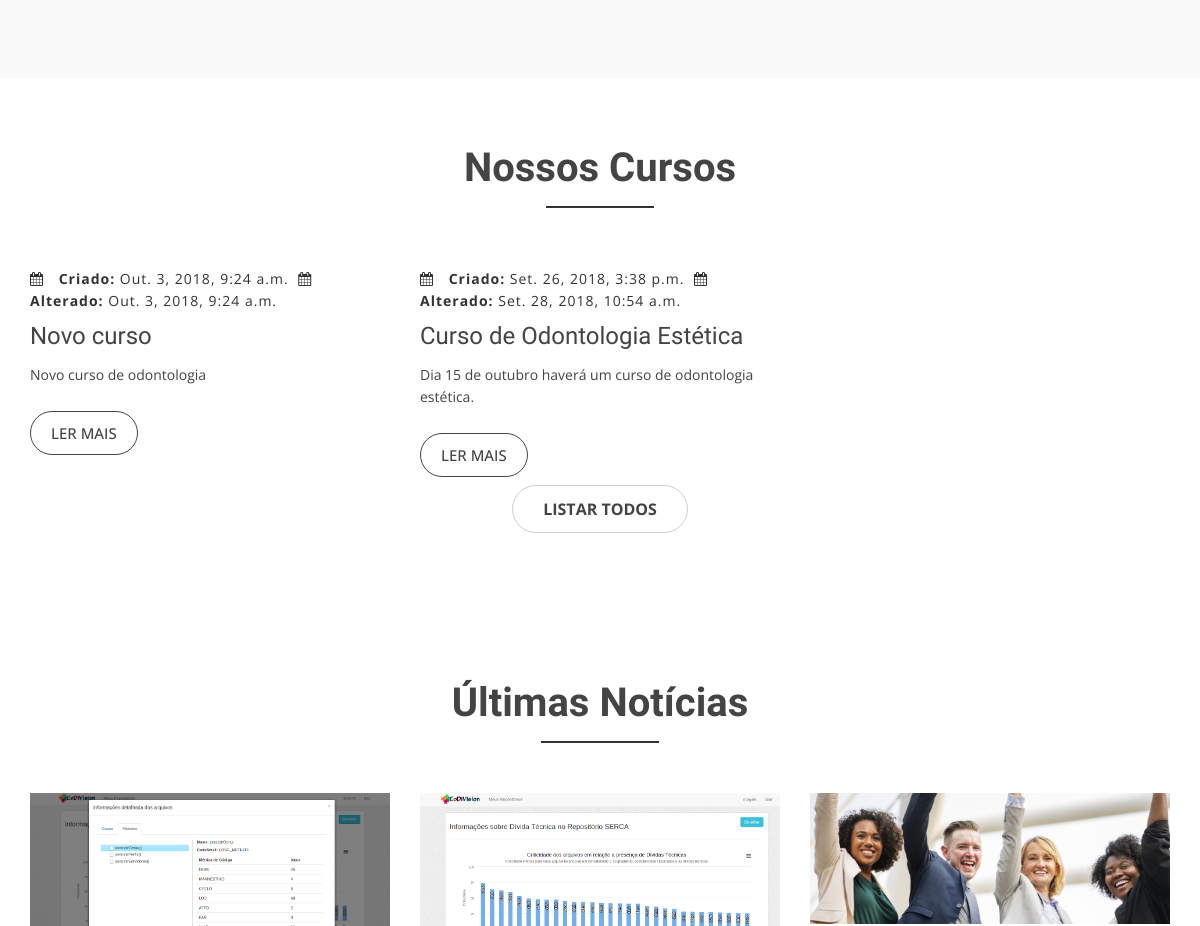
/ (middle part), run on an earlier commit of the app's database.
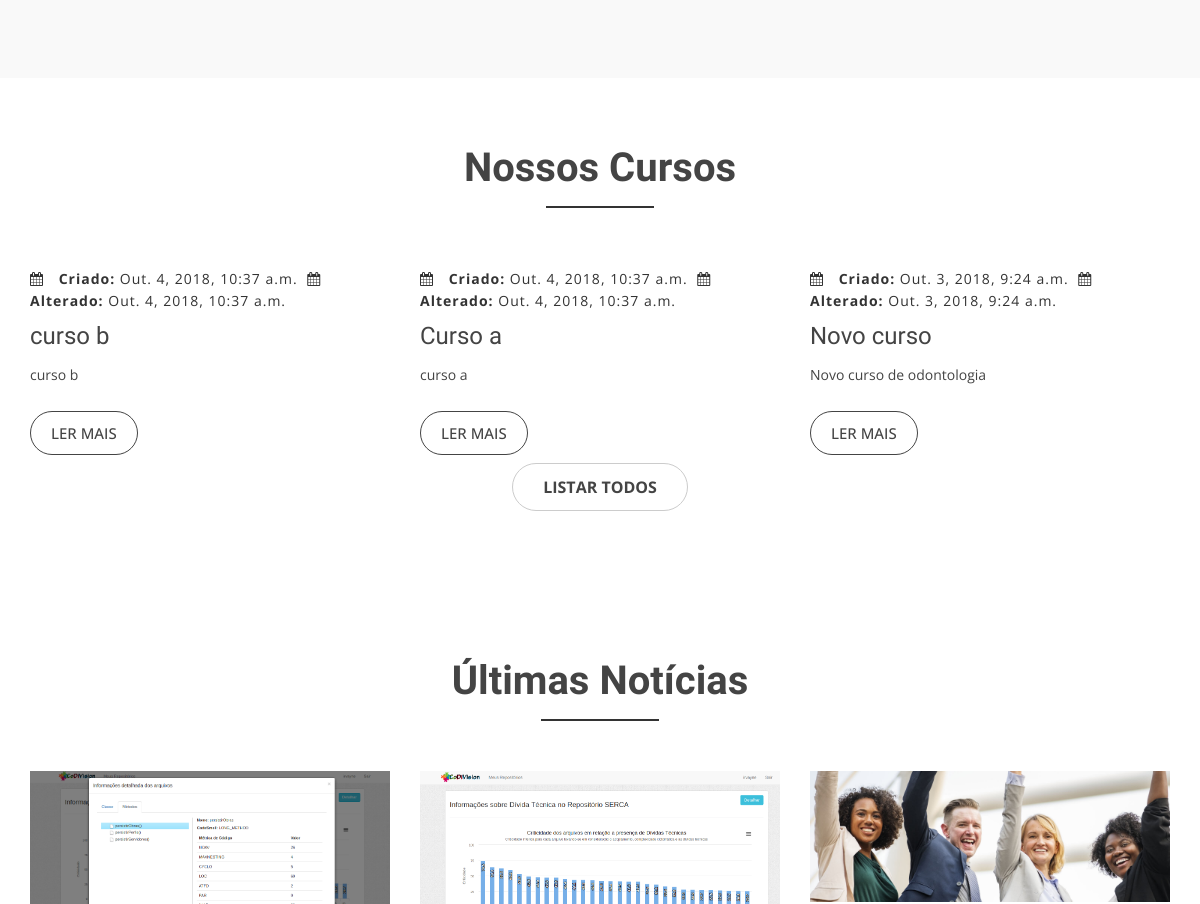
And on a later commit of the database.
### core/models.py (models this page shows)
class Curso(models.Model):
	nome = models.CharField(max_length=1000)
	descricao = models.CharField(max_length=1000)
	conteudo = models.CharField(max_length=1000)
	criado = models.DateTimeField(auto_now_add=True)
	modificado = models.DateTimeField(auto_now=True)

class Noticia(models.Model):
	titulo = models.CharField(max_length=1000)
	subtitulo = models.CharField(max_length=1000)
	conteudo = models.CharField(max_length=40000)
	criado = models.DateTimeField(auto_now_add=True)
	modificado = models.DateTimeField(auto_now=True)
	imagem = models.ImageField(upload_to='imagens/', blank=True, null=True)

### front/views.py (the view)
# urls.py: path('', views.index, name='index'),
def index(request):
	noticias = Noticia.objects.all()
	cursos = Curso.objects.all()
	if len(noticias) >= 3:
		ultimas_noticias = noticias[len(noticias) - 3 : len(noticias)]
	elif len(noticias) >= 2:
		ultimas_noticias = noticias[len(noticias) - 2 : len(noticias)]
	else:
		ultimas_noticias = noticias
	if len(cursos) >= 3:
		ultimos_cursos = cursos[len(cursos) - 3 : len(cursos)]
	elif len(cursos) >= 2:
		ultimos_cursos = cursos[len(cursos) - 2 : len(cursos)]
	else:
		ultimos_cursos = cursos
	ultimas_noticias.reverse()
	ultimos_cursos.reverse()
	sobre = Sobre.objects.get(id=1)
	home = Home.objects.get(id=1)
	return render(request, 'index.html', {'sobre': sobre, 'ultimas_noticias': ultimas_noticias, 'ultimos_cursos': ultimos_cursos, 'home': home})

### front/templates/index.html (shortened to what this page needs)
{% load staticfiles %}
<!doctype html>
<html lang="pt-br">
<head>
  <link href="{% static "lib/bootstrap/css/bootstrap.min.css" %}" rel="stylesheet">
  <link href="{% static "lib/nivo-slider/css/nivo-slider.css" %}" rel="stylesheet">
  <link href="{% static "lib/owlcarousel/owl.carousel.css" %}" rel="stylesheet">
  <link href="{% static "lib/owlcarousel/owl.transitions.css" %}" rel="stylesheet">
  <link href="{% static "lib/font-awesome/css/font-awesome.min.css" %}" rel="stylesheet">
  <link href="{% static "lib/animate/animate.min.css" %}" rel="stylesheet">
  <link href="{% static "lib/venobox/venobox.css" %}" rel="stylesheet">
  <link href="{% static "css/nivo-slider-theme.css" %}" rel="stylesheet">
  <link href="{% static "css/style.css" %}" rel="stylesheet">
  <link href="{% static "css/responsive.css" %}" rel="stylesheet">
</head>
<body data-spy="scroll" data-target="#navbar-example">
  <div id="sobre" class="about-area area-padding">
  </div>
  <div id="cursos" class="blog-area">
    <div class="blog-inner area-padding">
      <div class="container ">
        <div class="row">
          <div class="col-md-12 col-sm-12 col-xs-12">
            <div class="section-headline text-center">
              <h2>Nossos Cursos</h2>
            </div>
          </div>
        </div>
        <div class="row">
          {% for curso in ultimos_cursos %}
          <div class="col-md-4 col-sm-4 col-xs-12">
            <div class="single-blog">
              <div class="blog-meta">
                <span class="date-type">
                  <i class="fa fa-calendar"></i> <b>Criado:</b> {{curso.criado}}
                </span>
                <span class="date-type">
                  <i class="fa fa-calendar"></i> <b>Alterado:</b> {{curso.modificado}}
                </span>
              </div>
              <div class="blog-text">
                <h4>
                  <a href="blog.html">{{curso.nome}}</a>
                </h4>
                <p>
                  {{curso.conteudo}}
                </p>
              </div>
              <span>
                <a href="{% url 'front_detalha_curso' curso.id %}" class="ready-btn">Ler Mais</a>
              </span>
            </div>
          </div>
          {% endfor %}
          <div class="col-md-12 col-sm-12 col-xs-12">
            <div class="form contact-form">
              <div class="text-center">
                <a href="{% url 'front_cursos' %}"><button type="submit">Listar Todos</button></a>
              </div>
            </div>
          </div>
        </div>
      </div>
    </div>
  </div>
  <div id="noticias" class="blog-area">
    <div class="blog-inner area-padding">
      <div class="container ">
        <div class="row">
          <div class="col-md-12 col-sm-12 col-xs-12">
            <div class="section-headline text-center">
              <h2>Últimas Notícias</h2>
            </div>
          </div>
        </div>
        <div class="row">
          {% for noticia in ultimas_noticias %}
          <div class="col-md-4 col-sm-4 col-xs-12">
            <div class="single-blog">
              <div class="single-blog-img">
                <a href="blog.html">
									<img src="{{noticia.imagem}}" alt="">
								</a>
              </div>
            </div>
          </div>
          {% endfor %}
        </div>
      </div>
    </div>
  </div>
</body>
</html>

### front/static/css/style.css (style rules this page uses)
html, body { height: 100%; }
img { max-width: 100%; height: auto; }
p { margin: 0 0 15px; color: #444; }
h1, h2, h3, h4, h5, h6 { font-family: 'Raleway', sans-serif; margin: 0 0 15px; color: #444; font-weight: 500; }
h2 { font-size: 38px; line-height: 40px; }
h4 { font-size: 24px; line-height: 26px; }
a { transition: all 0.3s ease 0s; text-decoration: none; }
body { background: #fff none repeat scroll 0 0; color: #444; font-family: 'Open Sans', sans-serif; font-size: 14px; text-align: left; overflow-x: hidden; line-height: 22px; }
input, select, textarea, input[type="text"], input[type="date"], input[type="url"], input[type="email"], input[type="password"], input[type="tel"], button, button[type="submit"] { -moz-appearance: none; box-shadow: none !important; }
.area-padding { padding: 70px 0px 80px; }
.section-headline h2 { display: inline-block; font-size: 40px; font-weight: 600; margin-bottom: 70px; position: relative; text-transform: capitalize; }
.section-headline h2::after { border: 1px solid #333; bottom: -20px; content: ""; left: 0; margin: 0 auto; position: absolute; right: 0; width: 40%; }
.about-area { background-color: #f9f9f9; }
.blog-area { height: auto; width: 100%; }
.blog-text h4 a { color: #444; text-decoration: none; }
.blog-text h4 { color: #444; margin-bottom: 15px; }
.blog-meta span i { padding-right: 10px; }
.blog-meta { border-bottom: 1px dotted #fff; padding: 10px 0; }
.comments-type>a, .date-type, .blog-meta span.comments-type { color: #333; letter-spacing: 1px; margin-right: 5px; }
.single-blog .ready-btn { border: 1px solid #444; border-radius: 30px; color: #444; cursor: pointer; display: inline-block; font-size: 15px; font-weight: 500; margin-top: 10px; padding: 10px 20px; text-align: center; text-transform: uppercase; transition: all 0.4s ease 0s; }
.contact-form button[type="submit"] { background: rgba(0, 0, 0, 0) none repeat scroll 0 0; border: 1px solid #ccc; color: #444; font-size: 16px; font-weight: 700; margin-top: 8px; padding: 12px 30px; text-transform: uppercase; transition: all 0.3s ease 0s; border-radius: 30px; }
.ready-btn { border: 1px solid #fff; border-radius: 30px; color: #fff; cursor: pointer; display: inline-block; font-size: 17px; font-weight: 600; margin-top: 30px; padding: 12px 40px; text-align: center; text-transform: uppercase; transition: all 0.4s ease 0s; z-index: 222; }

What changed in the data, as far as the page shows it:
no longer on this page (row unchanged): Curso: criado "Set. 26, 2018, 3:38 p.m.", modificado "Set. 28, 2018, 10:54 a.m.", nome "Curso de Odontologia Estética", conteudo "Dia 15 de outubro haverá um curso de odontologia estética."
added Curso: criado "Out. 4, 2018, 10:37 a.m.", modificado "Out. 4, 2018, 10:37 a.m.", nome "curso b", conteudo "curso b"
added Curso: criado "Out. 4, 2018, 10:37 a.m.", modificado "Out. 4, 2018, 10:37 a.m.", nome "Curso a", conteudo "curso a"
